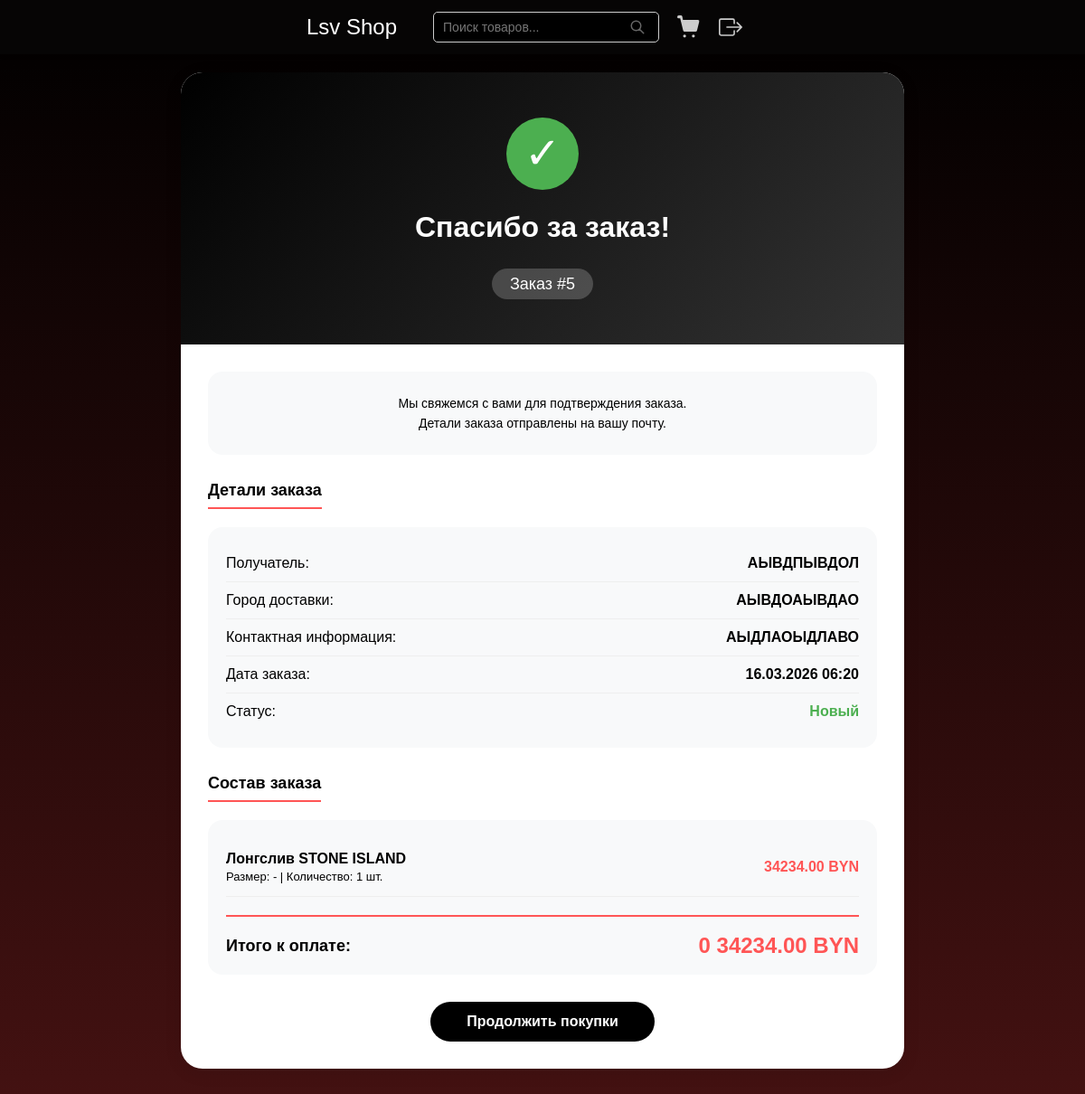
Screenshot of /order/5/success/ (signed in) with the database file from the repository.
### shop/models.py (models this page shows, shortened)
class Order(models.Model):
    STATUS_CHOICES = [
        ('new', 'Новый'),
        ('processing', 'В обработке'),
        ('completed', 'Выполнен'),
        ('cancelled', 'Отменён'),
    ]
    user = models.ForeignKey(
        User,
        on_delete=models.CASCADE,
        related_name='orders',
        verbose_name='Покупатель'
    )
    full_name = models.CharField('ФИО', max_length=255)
    city = models.CharField('Город', max_length=100)
    contact_info = models.CharField('Контактная информация', max_length=255, null=False)
    created_at = models.DateTimeField('Дата заказа', auto_now_add=True)
    status = models.CharField('Статус', max_length=20, choices=STATUS_CHOICES, default='new')
    class Meta:
        verbose_name = 'Заказ'
        verbose_name_plural = 'Заказы'
        ordering = ['-created_at']

class OrderItem(models.Model):
    order = models.ForeignKey(Order, on_delete=models.CASCADE, related_name='items')
    product = models.ForeignKey('Product', on_delete=models.CASCADE, verbose_name='Товар')  # CASCADE - удалит позиции заказа
    size = models.CharField('Размер', max_length=20, blank=True, null=True)
    quantity = models.PositiveIntegerField('Количество', default=1)
    price = models.DecimalField('Цена', max_digits=10, decimal_places=2)
    class Meta:
        verbose_name = 'Товар в заказе'
        verbose_name_plural = 'Товары в заказе'

class Product(models.Model):
    title = models.CharField(max_length=200, blank=False, verbose_name="Название товара")
    content = models.TextField(max_length=4000, blank=False, verbose_name="Описание товара")
    price = models.DecimalField(max_digits=12, decimal_places=2, blank=False, verbose_name="Цена товара")
    image = models.ImageField(upload_to='product_images/')
    sizes = models.JSONField(default=list, blank=True, verbose_name="Доступные размеры")
    class Meta:
        verbose_name = "Товар"
        verbose_name_plural = "Товары"
        ordering = ["id",]

### shop/views.py (the view)
# urls.py: path('order/<int:order_id>/success/', order_success, name='order_success'),
def order_success(request, order_id):
    order = get_object_or_404(Order, id=order_id, user=request.user)
    context = {
        'order': order,
        'cart_items_count': get_cart_count(request.user)
    }
    return render(request, 'order_success.html', context)

### shop/views.py (called while the page is built)
def get_cart_count(user):
    if user.is_authenticated:
        cart = Cart.objects.filter(user=user).first()
        if cart:
            return cart.items.count()
    return 0

### shop/templates/order_success.html (shortened to what this page needs)
{% extends 'base.html' %}
{% load static %}
{% block container %}
<div class="success-container">
    <div class="success-card">
        <div class="success-header">
            <div class="success-icon">✓</div>
            <h1>Спасибо за заказ!</h1>
            <div class="order-number">Заказ #{{ order.id }}</div>
        </div>
        <div class="success-body">
            <div class="order-info">
                <p>Мы свяжемся с вами для подтверждения заказа.</p>
                <p>Детали заказа отправлены на вашу почту.</p>
            </div>
            <div class="order-details">
                <h2>Детали заказа</h2>
                <div class="details-grid">
                    <div class="detail-row">
                        <span class="detail-label">Получатель:</span>
                        <span class="detail-value">{{ order.full_name }}</span>
                    </div>
                    <div class="detail-row">
                        <span class="detail-label">Город доставки:</span>
                        <span class="detail-value">{{ order.city }}</span>
                    </div>
                    <div class="detail-row">
                        <span class="detail-label">Контактная информация:</span>
                        <span class="detail-value">{{ order.contact_info }}</span>
                    </div>
                    <div class="detail-row">
                        <span class="detail-label">Дата заказа:</span>
                        <span class="detail-value">{{ order.created_at|date:"d.m.Y H:i" }}</span>
                    </div>
                    <div class="detail-row">
                        <span class="detail-label">Статус:</span>
                        <span class="detail-value" style="color: #4CAF50;">{{ order.get_status_display }}</span>
                    </div>
                </div>
            </div>
            <div class="order-items">
                <h2>Состав заказа</h2>
                <div class="items-list">
                    {% for item in order.items.all %}
                    <div class="order-item">
                        <div class="item-info">
                            <div class="item-name">{{ item.product.title }}</div>
                            <div class="item-meta">
                                Размер: {{ item.size|default:"-" }} | Количество: {{ item.quantity }} шт.
                            </div>
                        </div>
                        <div class="item-price">{{ item.price|floatformat:2 }} BYN</div>
                    </div>
                    {% endfor %}
                    <div class="order-total">
                        <span class="total-label">Итого к оплате:</span>
                        <span class="total-price">
                            {% widthratio order.items.all|length 1 0 %}
                            {% for item in order.items.all %}
                                {% if forloop.first %}{{ item.price|floatformat:2 }}{% endif %}
                            {% endfor %}
                            BYN
                        </span>
                    </div>
                </div>
            </div>
            <div class="success-actions">
                <a href="{% url 'home' %}" class="btn-primary">Продолжить покупки</a>
            </div>
        </div>
    </div>
</div>
{% endblock %}

### static/css/style.css (style rules this page uses)
:root { --bg-dark: #000000; --bg-accent: #461212; --text-light: #fcfcfc; --text-muted: #ccc; --highlight: #ff5555; --font-main: Arial, sans-serif; }
body { margin: 0; padding: 0; background: linear-gradient(to bottom, var(--bg-dark), var(--bg-accent)); font-family: var(--font-main); display: block; min-height: 100vh; }

### shop/templates/order_success.html (style rules this page uses)
.success-container { max-width: 800px; margin: 60px auto; padding: 0 20px; }
.success-card { background: white; border-radius: 24px; box-shadow: 0 4px 20px rgba(0,0,0,0.08); overflow: hidden; animation: fadeInUp 0.5s ease; }
.success-header { background: linear-gradient(135deg, #000 0%, #333 100%); color: white; text-align: center; padding: 50px 30px; }
.success-icon { width: 80px; height: 80px; background: #4CAF50; color: white; font-size: 48px; line-height: 80px; text-align: center; border-radius: 50%; margin: 0 auto 25px; animation: scaleIn 0.5s ease; }
.success-header h1 { font-size: 32px; margin-bottom: 15px; font-weight: 600; }
.order-number { font-size: 18px; background: rgba(255,255,255,0.2); display: inline-block; padding: 8px 20px; border-radius: 30px; margin-top: 15px; }
.success-body { padding: 30px; }
.order-info { background: #f8f9fa; border-radius: 16px; padding: 20px; margin-bottom: 30px; }
.order-info p { margin: 8px 0; color: var(--text-secondary); font-size: 14px; text-align: center; }
.order-details, .order-items { margin-bottom: 30px; }
.order-details h2, .order-items h2 { font-size: 18px; font-weight: 600; color: var(--text-primary); margin-bottom: 20px; padding-bottom: 10px; border-bottom: 2px solid var(--highlight); display: inline-block; }
.details-grid { background: #f8f9fa; border-radius: 16px; padding: 20px; }
.detail-row { display: flex; justify-content: space-between; padding: 12px 0; border-bottom: 1px solid #eee; }
.detail-row:last-child { border-bottom: none; }
.detail-label { color: var(--text-secondary); font-weight: 500; }
.detail-value { color: var(--text-primary); font-weight: 600; }
.items-list { background: #f8f9fa; border-radius: 16px; padding: 20px; }
.order-item { display: flex; justify-content: space-between; align-items: center; padding: 15px 0; border-bottom: 1px solid #eee; }
.item-info { flex: 1; }
.item-name { font-weight: 600; color: var(--text-primary); margin-bottom: 5px; }
.item-meta { font-size: 13px; color: var(--text-secondary); }
.item-price { font-weight: 600; color: var(--highlight); min-width: 100px; text-align: right; }
.order-total { display: flex; justify-content: space-between; align-items: center; margin-top: 20px; padding-top: 20px; border-top: 2px solid var(--highlight); font-size: 18px; font-weight: 600; }
.total-label { color: var(--text-primary); }
.total-price { color: var(--highlight); font-size: 24px; }
.success-actions { margin-top: 30px; text-align: center; }
.btn-primary { display: inline-block; background: #000; color: white; padding: 14px 40px; border-radius: 30px; text-decoration: none; font-weight: 600; transition: all 0.3s ease; }

### rows the page displays
Order: id "5", full_name "АЫВДПЫВДОЛ", city "АЫВДОАЫВДАО", contact_info "АЫДЛАОЫДЛАВО", created_at "16.03.2026 06:20", status "Новый", id.order_id "0"
OrderItem: product "Лонгслив STONE ISLAND", size "-", quantity "1", price "34234.00"
